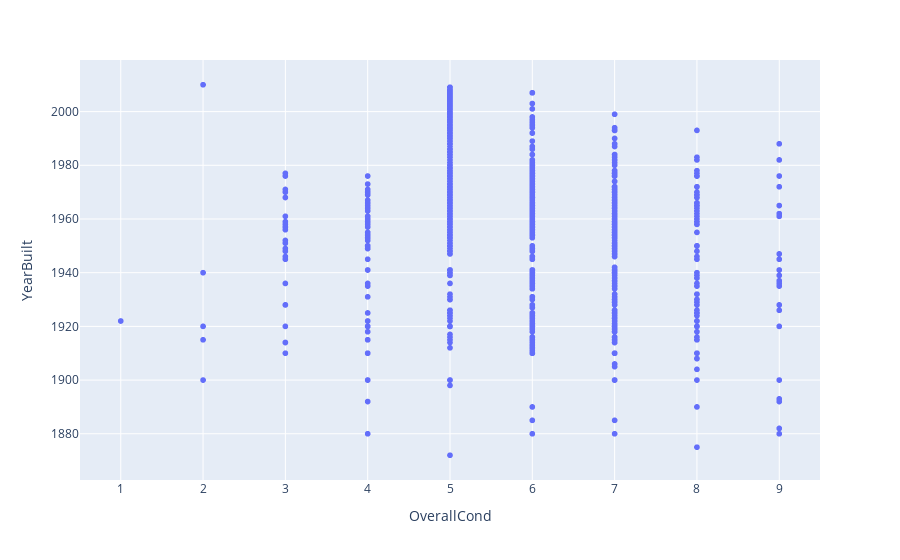

This figure's notebook cell:
### Code cell
px.scatter(df, y='YearBuilt',x='OverallCond' )

### Figure 1 — Plotly figure (JSON) as saved in the notebook; plotly's stock layout.template omitted (floating-point values rounded to 4 significant figures; data arrays with more than 128 entries replaced by an {"elided": "..."} marker saying what was removed)
{"data": [{"hovertemplate": "OverallCond=%{x}<br>YearBuilt=%{y}<extra></extra>", "legendgroup": "", "marker": {"color": "#636efa", "symbol": "circle"}, "mode": "markers", "name": "", "showlegend": false, "type": "scattergl", "x": {"elided": "1451 int values"}, "xaxis": "x", "y": {"elided": "1451 int values"}, "yaxis": "y"}], "layout": {"legend": {"tracegroupgap": 0}, "margin": {"t": 60}, "xaxis": {"anchor": "y", "domain": [0, 1], "title": {"text": "OverallCond"}}, "yaxis": {"anchor": "x", "domain": [0, 1], "title": {"text": "YearBuilt"}}}}
